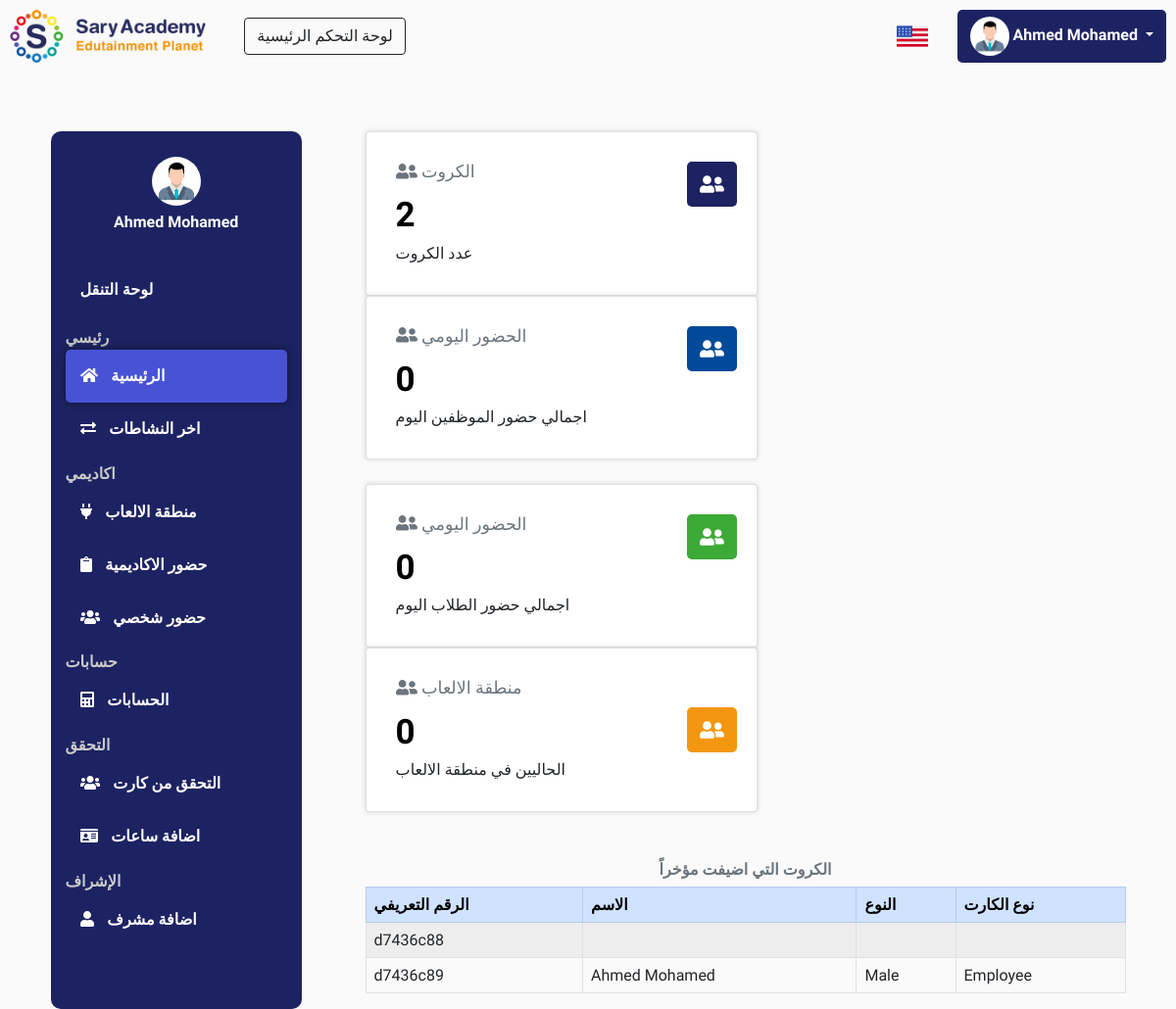
Screenshot of /ar/dashboard.php (signed in) with the database file from the repository.
### tables this page shows
CREATE TABLE `users` (
  `id` int(255) NOT NULL,
  `name` text NOT NULL,
  `email` text NOT NULL,
  `password` char(40) NOT NULL,
  `gender` text NOT NULL,
  `phone` text DEFAULT NULL,
  `role` text NOT NULL,
  `per_one` text NOT NULL,
  `per_two` text NOT NULL,
  `per_three` text NOT NULL,
  `per_four` text NOT NULL
);

CREATE TABLE `cards` (
  `id` int(255) NOT NULL,
  `name` text NOT NULL,
  `phone` text DEFAULT NULL,
  `birthday` text NOT NULL,
  `gender` text NOT NULL,
  `code` text NOT NULL,
  `kind` text DEFAULT NULL,
  `position` text DEFAULT NULL,
  `salary` text DEFAULT NULL,
  `profile_pic` varchar(255) DEFAULT NULL,
  `hours` int(255) NOT NULL
);

### ar/dashboard.php (the view, shortened to what this page needs)
<html>
<head>
    <?php include('links.php'); ?>
</head>
<body style="background-color:#FAFAFA;padding:10px">
<?php include('header.php'); ?>
<div class="container" style="max-width: 95%;margin-top: 70px;">
    <div class="row">
        <div class="col-lg-3">
            <?php include('menu.php'); ?>
        </div>
        <div class="col-lg">
            <div class="row" style="margin-left: 5%;">
                <div class="card" style="padding: 30px;margin-right:5%;box-shadow: 0px 0px 5px 0px #cccc;">
                    <a href="card-verification.php?search=show-all">
                    <h5 class="text-muted" style="font-size: 1.1rem;font-weight: 400;"><i class="fas fa-user-friends"></i> الكروت</h5>
                    </a>
                    <div class="box-card"><i class="fas fa-user-friends"></i></div>
                    <a href="card-verification.php?search=show-all">
                    <span style="font-size: 35px;font-weight: bold;">
<?php
$sql = "SELECT COUNT(*) AS total_cards FROM cards";
$query = mysqli_query($connect, $sql);
$row = mysqli_fetch_assoc($query);
$count = $row['total_cards'];
echo $count;
?>
                    </span>
                    </a>
                    <span style="text-transform: uppercase;">عدد الكروت</span>
                </div>
                <div class="card" style="padding: 30px;margin-right:5%;box-shadow: 0px 0px 5px 0px #cccc;">
                    <a href="attendance.php?type=Employee&month=<?php echo date("M"); ?>">
                    <h5 class="text-muted" style="font-size: 1.1rem;font-weight: 400;"><i class="fas fa-user-friends"></i> الحضور اليومي</h5>
                    </a>
                    <div class="box-card" style="background: #004a99;"><i class="fas fa-user-friends"></i></div>
                    <a href="attendance.php?type=Employee&month=<?php echo date("M"); ?>">
                    <span style="font-size: 35px;font-weight: bold;">
<?php
$date = date("Y-m-d");
$sql = "SELECT COUNT(*) AS total_attend FROM attendance WHERE date='$date' AND type='Employee'";
$query = mysqli_query($connect, $sql);
$row = mysqli_fetch_assoc($query);
$count = $row['total_attend'];
echo $count;
?>
                    </span>
                    </a>
                    <span style="text-transform: uppercase;">اجمالي حضور الموظفين اليوم</span>
                </div>
            </div>
            <div class="row" style="margin-left: 5%;margin-top:3%">
                <div class="card" style="padding: 30px;margin-right:5%;box-shadow: 0px 0px 5px 0px #cccc;">
                    <a href="attendance.php?type=Students&month=<?php echo date("M"); ?>">
                    <h5 class="text-muted" style="font-size: 1.1rem;font-weight: 400;"><i class="fas fa-user-friends"></i> الحضور اليومي</h5>
                    </a>
                    <div class="box-card" style="background: #3caa36;"><i class="fas fa-user-friends"></i></div>
                    <a href="attendance.php?type=Students&month=<?php echo date("M"); ?>">
                    <span style="font-size: 35px;font-weight: bold;">
<?php
$sql = "SELECT COUNT(*) AS total_attend FROM attendance WHERE date='$date' AND type='Student'";
$query = mysqli_query($connect, $sql);
$row = mysqli_fetch_assoc($query);
$count = $row['total_attend'];
echo $count;
?>
                    </span>
                    </a>
                    <span style="text-transform: uppercase;">اجمالي حضور الطلاب اليوم</span>
                </div>
                <div class="card" style="padding: 30px;margin-right:5%;box-shadow: 0px 0px 5px 0px #cccc;">
                    <a href="sessions.php">
                    <h5 class="text-muted" style="font-size: 1.1rem;font-weight: 400;"><i class="fas fa-user-friends"></i> منطقة الالعاب</h5>
                    <div class="box-card" style="background: #f39710;"><i class="fas fa-user-friends"></i></div>
                    <span style="font-size: 35px;font-weight: bold;">
<?php
$sql = "SELECT COUNT(*) AS total_kids FROM sessions WHERE status=''";
$query = mysqli_query($connect, $sql);
$row = mysqli_fetch_assoc($query);
$count = $row['total_kids'];
echo $count;
?>
                    </span>
                    </a>
                    <span style="text-transform: uppercase;">الحاليين في منطقة الالعاب</span>
                </div>
            </div>
        <div style="margin-top: 5%;margin-left: 5%;">
        <table class="table caption-top table-striped table-bordered table-responsive">
        <caption style="text-transform: uppercase;text-align:center;font-weight:bold">الكروت التي اضيفت مؤخراً</caption>
        <thead class="table-primary">
            <tr>
                <th>الرقم التعريفي</th>
                <th>الاسم</th>
                <th>النوع</th>
                <th>نوع الكارت</th>
            </tr>
        </thead>
        <tbody>
<?php
$sql = "SELECT * FROM cards ORDER BY id DESC LIMIT 6";
$query = mysqli_query($connect, $sql);
$num = mysqli_num_rows($query);
if($num > 0) {
    while($row = mysqli_fetch_assoc($query)) {
        $name = $row['name'];
        $gender = $row['gender'];
        $code = $row['code'];
        $kind = $row['kind'];
        echo "
        <tr>
            <td>$code</td>
            <td>$name</td>
            <td>$gender</td>
            <td>$kind</td>
        </tr>
        ";
    }
}
?>
        </tbody>
        </table>
        </div>
        </div>
    </div>
</div>
</body>
</html>

### ar/header.php (shortened to what this page needs)
<nav style="display: block;">
        <a href="https://sary-academy.com" target="_blank"><img src="../pics/saryacademy.png" alt="Sary academy" style="max-width: 200px;"></a>
        <a href="https://saryacademy.com/dashboard/login" style="margin-left:3%"><button class="btn btn-outline-dark">لوحة التحكم الرئيسية</button></a>
        <div style="float: right;display:flex;align-items: center;gap: 30px">
        <a href="../"><img src="../pics/usa-flag.png"></a>
        <div class="dropdown" style="box-shadow:none !important;background:#1D2362;border-radius: 5px;">
        <button class="btn dropdown-toggle shadow-none" type="button" id="dropdownMenuButton1" data-bs-toggle="dropdown" aria-expanded="false" style="color:white;font-weight:bold;">
            <img src="../pics/placeholder.jpg" style="max-width: 40px;border-radius: 50%;">
<?php
$email = $_SESSION['email'];
$sql = "SELECT * FROM users WHERE email = '$email'";
$query = mysqli_query($connect, $sql);
while($row = mysqli_fetch_assoc($query)) {
    $name = $row['name'];
    echo "$name";
}
?>
        </button>
        </div>
        </div>
</nav>

### ar/menu.php (shortened to what this page needs)
<div class="menu-dashboard">
    <div class="menu-container">
        <img src="../pics/placeholder.jpg" style="max-width: 50px;border-radius: 50%;margin-left: auto;margin-right: auto;display: block;">
        <span style="text-align: center;color:white;display:block;font-weight:bold;margin-top:2%"><?php
        $email = $_SESSION['email'];
        $sql = "SELECT * FROM users WHERE email = '$email'";
        $query = mysqli_query($connect, $sql);
        while($row = mysqli_fetch_assoc($query)) {
            $name = $row['name'];
            $per_two = $row['per_two'];
            $per_three = $row['per_three'];
            $per_four = $row['per_four'];
            echo "$name";
        }
        ?></span>
        <div class="menu-links">
            <span style="color: white;font-weight:bold;padding:15px;margin-bottom:10px;display:block">لوحة التنقل</span>
            <div class="group">
            <span>رئيسي</span>
            <a href="dashboard.php"><button class="menu-link dashboard-menu"><i class="fas fa-home" style="margin-right: 5%;"></i> الرئيسية</button></a>
            <a href="activities.php"><button class="menu-link activities-menu"><i class="fas fa-exchange-alt" style="margin-right: 5%;"></i> اخر النشاطات</button></a>
            </div>
            <div class="group">
            <span>اكاديمي</span>
            <a href="display-sessions.php?month=<?php echo date('M') ?>"><button class="menu-link sessions-menu"><i class="fas fa-plug" style="margin-right: 5%;"></i> منطقة الالعاب</button></a>
            <a href="attendance.php"><button class="menu-link attendance-menu"><i class="fas fa-clipboard" style="margin-right: 5%;"></i> حضور الاكاديمية</button></a>
            <a href="attendance-schedule.php"><button class="menu-link attendance-schedule-menu"><i class="fas fa-users" style="margin-right: 5%;"></i> حضور شخصي</button></a>
            </div>
            <?php
                if($per_two !==""){
                    echo '
                    <div class="group">
                    <span>حسابات</span>
                    <a href="accounting.php?month='.date('M').'"><button class="menu-link accounting-menu"><i class="fas fa-calculator" style="margin-right: 5%;"></i> الحسابات</button></a>
                    </div>
                    ';
                }
            ?>
            <div class="group">
            <?php
                if($per_four !=="" || $per_three !== ""){
                    echo '<span>التحقق</span>';
                }
            ?>
            <?php
                if($per_four !==""){
                    echo '<a href="card-verification.php"><button class="menu-link card-verify-menu"><i class="fas fa-users" style="margin-right: 5%;"></i> التحقق من كارت</button></a>';
                }
            ?>
            <?php
                if($per_three !==""){
                    echo '<a href="add-hours.php"><button class="menu-link add-hours-menu"><i class="fas fa-id-card" style="margin-right: 5%;"></i> اضافة ساعات</button></a>';
                }
            ?>
            </div>
            <div class="group">
            <span>الإشراف</span>
            <?php
            if(!isset($_SESSION['email'])) {
                header('Location: index.php');
            } else {
                $email = $_SESSION['email'];
            }
            $sql = "SELECT * FROM users WHERE email = '$email'";
            $query = mysqli_query($connect, $sql);
            while($row = mysqli_fetch_assoc($query)) {
                $role = $row['role'];
            }
            if($role == "Admin") {
            } elseif($role == "Superadmin") {
                echo '<a href="add-admin.php"><button class="menu-link add-admin-menu"><i class="fas fa-user" style="margin-right: 5%;"></i> اضافة مشرف</button></a>';
            }
            ?>
            </div>
        </div>
    </div>
</div>

### ar/style/style.css (style rules this page uses)
*, html { margin: 0; padding: 0; }
body { height: 100%; width: 100%; font-family: 'Tajawal', sans-serif !important; }
a { text-decoration: none !important; color: black !important }
.menu-dashboard { background: #1D2362; border-radius: 10px; padding: 15px; position: relative; height: 100%; }
.menu-container { margin-top: 5% }
.menu-link { width: 100%; text-align: left; padding: 15px; background: transparent; color: white; font-weight: bold; outline: none; border: none; }
.menu-links { margin-top: 30px; }
.dashboard-menu.active, .add-admin-menu.active, .add-new-card-menu.active, .attendance-schedule-menu.active, .latest-trans-menu.active, .activities-menu.active, .sessions-menu.active, .card-verify-menu.active, .add-hours-menu.active, .attendance-menu.active, .accounting-menu.active { background: #4753d4; border-radius: 5px; box-shadow: 0px 0px 8px 0px #111431; }
.group { margin-bottom: 3%; }
.group span { color: #cacaca; font-weight: bold; }

### ar/style/all.css (style rules this page uses)
.fa-calculator:before { content: "\f1ec"; }
.fa-clipboard:before { content: "\f328"; }
.fa-exchange-alt:before { content: "\f362"; }
.fa-home:before { content: "\f015"; }
.fa-id-card:before { content: "\f2c2"; }
.fa-plug:before { content: "\f1e6"; }
.fa-user:before { content: "\f007"; }
.fa-user-friends:before { content: "\f500"; }
.fa-users:before { content: "\f0c0"; }

### ar/dashboard.php (style rules this page uses)
.card { max-width: 400px; }
.box-card { padding: 13px; font-size: 20px; position: absolute; background: #1d2362; color: white; border-radius: 5px; right: 20px; }

### rows the page displays
users: name "Ahmed Mohamed"
cards: code "d7436c88"
cards: code "d7436c89", name "Ahmed Mohamed", gender "Male", kind "Employee"

### other values shown
$count "2"
$count "0"
